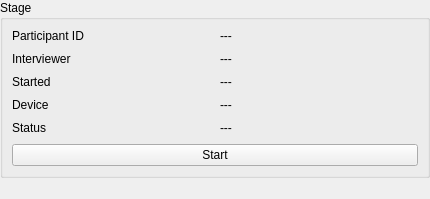
<?xml version="1.0" encoding="UTF-8"?>
<ui version="4.0">
 <class>TestInfoWidget</class>
 <widget class="QWidget" name="TestInfoWidget">
  <property name="geometry">
   <rect>
    <x>0</x>
    <y>0</y>
    <width>430</width>
    <height>199</height>
   </rect>
  </property>
  <property name="sizePolicy">
   <sizepolicy hsizetype="Expanding" vsizetype="Minimum">
    <horstretch>0</horstretch>
    <verstretch>0</verstretch>
   </sizepolicy>
  </property>
  <property name="minimumSize">
   <size>
    <width>0</width>
    <height>0</height>
   </size>
  </property>
  <property name="windowTitle">
   <string>Form</string>
  </property>
  <layout class="QVBoxLayout" name="verticalLayout">
   <property name="sizeConstraint">
    <enum>QLayout::SizeConstraint::SetDefaultConstraint</enum>
   </property>
   <property name="leftMargin">
    <number>0</number>
   </property>
   <property name="topMargin">
    <number>0</number>
   </property>
   <property name="rightMargin">
    <number>0</number>
   </property>
   <property name="bottomMargin">
    <number>0</number>
   </property>
   <item alignment="Qt::AlignmentFlag::AlignTop">
    <widget class="QGroupBox" name="groupBox">
     <property name="sizePolicy">
      <sizepolicy hsizetype="Expanding" vsizetype="Minimum">
       <horstretch>0</horstretch>
       <verstretch>0</verstretch>
      </sizepolicy>
     </property>
     <property name="maximumSize">
      <size>
       <width>16777215</width>
       <height>300</height>
      </size>
     </property>
     <property name="title">
      <string>Stage</string>
     </property>
     <property name="alignment">
      <set>Qt::AlignmentFlag::AlignLeading|Qt::AlignmentFlag::AlignLeft|Qt::AlignmentFlag::AlignTop</set>
     </property>
     <property name="flat">
      <bool>false</bool>
     </property>
     <property name="checkable">
      <bool>false</bool>
     </property>
     <layout class="QVBoxLayout" name="verticalLayout_2">
      <property name="spacing">
       <number>9</number>
      </property>
      <item>
       <layout class="QHBoxLayout" name="barcode">
        <property name="sizeConstraint">
         <enum>QLayout::SizeConstraint::SetMinimumSize</enum>
        </property>
        <property name="leftMargin">
         <number>0</number>
        </property>
        <item>
         <widget class="QLabel" name="barcodeLabel">
          <property name="sizePolicy">
           <sizepolicy hsizetype="Preferred" vsizetype="Minimum">
            <horstretch>0</horstretch>
            <verstretch>0</verstretch>
           </sizepolicy>
          </property>
          <property name="text">
           <string>Participant ID</string>
          </property>
          <property name="margin">
           <number>2</number>
          </property>
         </widget>
        </item>
        <item>
         <widget class="QLabel" name="barcodeValue">
          <property name="sizePolicy">
           <sizepolicy hsizetype="Preferred" vsizetype="Minimum">
            <horstretch>0</horstretch>
            <verstretch>0</verstretch>
           </sizepolicy>
          </property>
          <property name="text">
           <string>---</string>
          </property>
          <property name="alignment">
           <set>Qt::AlignmentFlag::AlignLeading|Qt::AlignmentFlag::AlignLeft|Qt::AlignmentFlag::AlignVCenter</set>
          </property>
          <property name="margin">
           <number>2</number>
          </property>
         </widget>
        </item>
       </layout>
      </item>
      <item>
       <layout class="QHBoxLayout" name="interviewer">
        <property name="sizeConstraint">
         <enum>QLayout::SizeConstraint::SetMinimumSize</enum>
        </property>
        <item>
         <widget class="QLabel" name="interviewerLabel">
          <property name="sizePolicy">
           <sizepolicy hsizetype="Preferred" vsizetype="Minimum">
            <horstretch>0</horstretch>
            <verstretch>0</verstretch>
           </sizepolicy>
          </property>
          <property name="text">
           <string>Interviewer</string>
          </property>
          <property name="margin">
           <number>2</number>
          </property>
         </widget>
        </item>
        <item>
         <widget class="QLabel" name="interviewerValue">
          <property name="sizePolicy">
           <sizepolicy hsizetype="Preferred" vsizetype="Minimum">
            <horstretch>0</horstretch>
            <verstretch>0</verstretch>
           </sizepolicy>
          </property>
          <property name="text">
           <string>---</string>
          </property>
          <property name="alignment">
           <set>Qt::AlignmentFlag::AlignLeading|Qt::AlignmentFlag::AlignLeft|Qt::AlignmentFlag::AlignVCenter</set>
          </property>
          <property name="margin">
           <number>2</number>
          </property>
         </widget>
        </item>
       </layout>
      </item>
      <item>
       <layout class="QHBoxLayout" name="horizontalLayout">
        <item>
         <widget class="QLabel" name="startedLabel">
          <property name="sizePolicy">
           <sizepolicy hsizetype="Preferred" vsizetype="Minimum">
            <horstretch>0</horstretch>
            <verstretch>0</verstretch>
           </sizepolicy>
          </property>
          <property name="text">
           <string>Started</string>
          </property>
          <property name="margin">
           <number>2</number>
          </property>
         </widget>
        </item>
        <item>
         <widget class="QLabel" name="startedValue">
          <property name="sizePolicy">
           <sizepolicy hsizetype="Preferred" vsizetype="Minimum">
            <horstretch>0</horstretch>
            <verstretch>0</verstretch>
           </sizepolicy>
          </property>
          <property name="text">
           <string>---</string>
          </property>
          <property name="margin">
           <number>2</number>
          </property>
         </widget>
        </item>
       </layout>
      </item>
      <item>
       <layout class="QHBoxLayout" name="deviceStatus">
        <property name="sizeConstraint">
         <enum>QLayout::SizeConstraint::SetMinimumSize</enum>
        </property>
        <item>
         <widget class="QLabel" name="deviceStatusLabel">
          <property name="sizePolicy">
           <sizepolicy hsizetype="Preferred" vsizetype="Minimum">
            <horstretch>0</horstretch>
            <verstretch>0</verstretch>
           </sizepolicy>
          </property>
          <property name="text">
           <string>Device</string>
          </property>
          <property name="margin">
           <number>2</number>
          </property>
         </widget>
        </item>
        <item>
         <widget class="QLabel" name="deviceStatusValue">
          <property name="sizePolicy">
           <sizepolicy hsizetype="Preferred" vsizetype="Minimum">
            <horstretch>0</horstretch>
            <verstretch>0</verstretch>
           </sizepolicy>
          </property>
          <property name="text">
           <string>---</string>
          </property>
          <property name="alignment">
           <set>Qt::AlignmentFlag::AlignLeading|Qt::AlignmentFlag::AlignLeft|Qt::AlignmentFlag::AlignVCenter</set>
          </property>
          <property name="margin">
           <number>2</number>
          </property>
         </widget>
        </item>
       </layout>
      </item>
      <item>
       <layout class="QHBoxLayout" name="horizontalLayout_2">
        <item>
         <widget class="QLabel" name="statusLabel">
          <property name="sizePolicy">
           <sizepolicy hsizetype="Preferred" vsizetype="Minimum">
            <horstretch>0</horstretch>
            <verstretch>0</verstretch>
           </sizepolicy>
          </property>
          <property name="text">
           <string>Status</string>
          </property>
          <property name="margin">
           <number>2</number>
          </property>
         </widget>
        </item>
        <item>
         <widget class="QLabel" name="statusValue">
          <property name="sizePolicy">
           <sizepolicy hsizetype="Preferred" vsizetype="Minimum">
            <horstretch>0</horstretch>
            <verstretch>0</verstretch>
           </sizepolicy>
          </property>
          <property name="text">
           <string>---</string>
          </property>
          <property name="margin">
           <number>2</number>
          </property>
         </widget>
        </item>
       </layout>
      </item>
      <item>
       <widget class="QPushButton" name="startButton">
        <property name="text">
         <string>Start</string>
        </property>
       </widget>
      </item>
     </layout>
    </widget>
   </item>
  </layout>
 </widget>
 <resources/>
 <connections/>
</ui>
